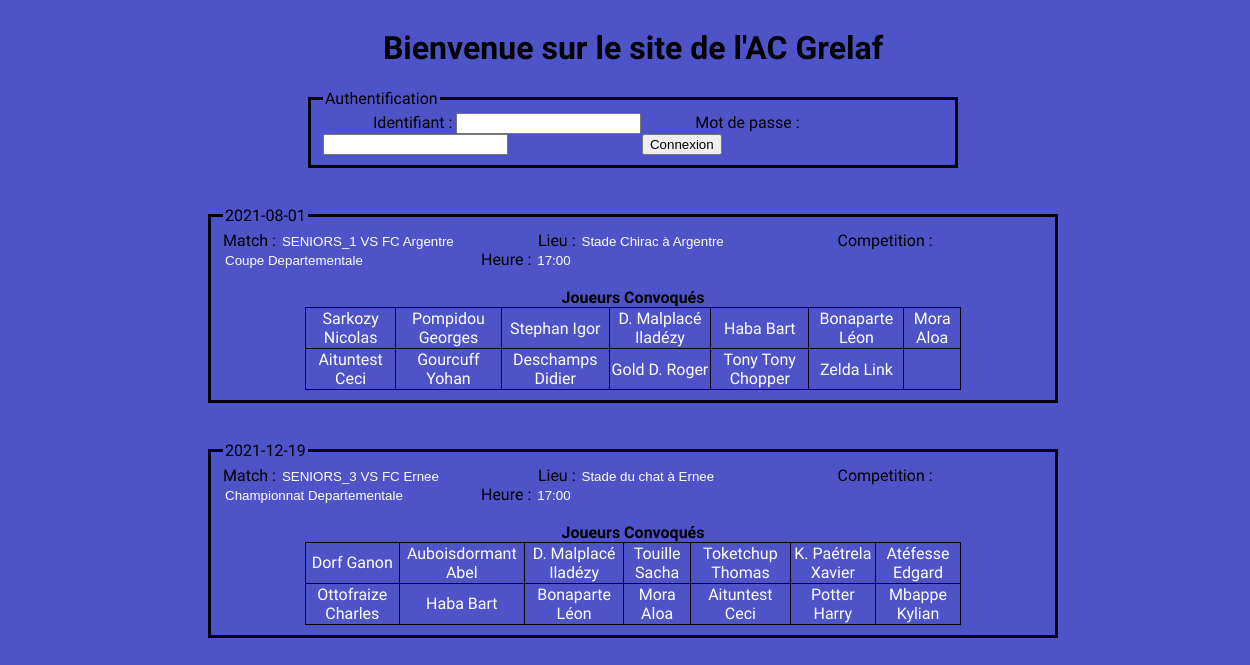
The page / on the database its author committed.
### tables this page shows
CREATE TABLE IF NOT EXISTS `convocations` (
  `date` date NOT NULL,
  `competition` varchar(30) NOT NULL,
  `equipe` varchar(30) NOT NULL,
  `adversaire` varchar(30) NOT NULL,
  `site` varchar(30) NOT NULL,
  `terrain` varchar(30) NOT NULL,
  `heure` time NOT NULL,
  `joueurs` longtext NOT NULL,
  `type` enum('Brouillon','Valider') NOT NULL
);

### index.php (called while the page is built, shortened)
<?php
require_once('controllers/Router.php');
$router = new Router();
$router->routeReq();
?>

### models/modelAccueil.php (called while the page is built, shortened)
<?php
class modelAccueil extends Model
{
	private $_convocations;
	public function __construct()
	{
			$bdd=$this->getBdd();
			$bdd=$bdd->query("SELECT * FROM Convocations WHERE type='Valider'");
			$this->_convocations= $bdd->fetchAll(PDO::FETCH_ASSOC);
	}
	public function GetConvocations(){
		return $this->_convocations;
	}
}
?>

### controllers/ControllerAccueil.php (the view, shortened to what this page needs)
<?php
	require_once('views/View.php');
	require_once('models/modelAccueil.php');
	class ControllerAccueil
	{
		private $_model;
		public function __construct()
		{
				$this->_model = new modelAccueil();
				$this->_view = new View('Accueil');
				$this->_view->generate();
				$this->AfficherConvocations();
		}
		public function AfficherConvocations()
		{
			$Convocations=$this->_model->GetConvocations();
			echo "</br></br><form>";
			foreach ($Convocations as $convocation) {
				$date=$convocation['date'];
				$equipe=$convocation['equipe'];
				$adversaire= $convocation['adversaire'];
				$terrain=$convocation['terrain'];
				$site=$convocation['site'];
				$competition=$convocation['competition'];
				$heure=substr($convocation['heure'],0,-3);
				$joueurs=explode(";", $convocation['joueurs']);
				unset($joueurs[sizeof($joueurs)-1]);
				echo "<fieldset id='accueil2'>
						<legend>$date</legend>
						<label>Match :     </label><input type='text' value='$equipe VS $adversaire' style='width:200px;border:none;background-color:rgba(0, 0, 0, 0);color:#FFFFFF;' disabled/>
						<label style='margin-left:50px'>Lieu :      </label><input type='text' value='$terrain à $site' style='width:200px;border:none;background-color:rgba(0, 0, 0, 0);color:#FFFFFF;' disabled/>
						<label style='margin-left:50px'>Competition :      </label><input type='text' value='$competition' style='width:200px;border:none;background-color:rgba(0, 0, 0, 0);color:#FFFFFF;' disabled/>
						<label style='margin-left:50px'>Heure :      </label><input type='text' value='$heure' style='width:100px;border:none;background-color:rgba(0, 0, 0, 0);color:#FFFFFF' disabled/></br></br>
						<center><label><b>Joueurs Convoqués</b></label></center>
						<table id='tbAccueil'><tr>
							";
							for($i=0;$i<14;++$i)
							{
								if(array_key_exists($i,$joueurs))echo "<td id='tdacceuil'>$joueurs[$i]</td>";
								else echo "<td id='tdacceuil'></td>";
								if($i==6)echo "</tr><tr>";
							}
							echo "
						</tr></table>
					  </fieldset>
					  </br>
					  </br>
					";
			}
		}
	}
?>

### views/viewAccueil.php
<?php $this->_t = 'AC Grelaf'; ?>
		<header>
			<center><h1>Bienvenue sur le site de l'AC Grelaf</h1></center>
		</header>
<form method="post">
				<fieldset id="accueil">
					<legend>Authentification</legend>
					<label style="margin-left: 50px">Identifiant : </label>
					<input type="login" name="login"/>
					<label style="margin-left: 50px">Mot de passe : </label>
					<input type="password" name="pswd" />
					<input type="submit" value="Connexion" name="log" style="margin-left: 130px"/>
				</fieldset>
</form>

### views/template.php (shortened to what this page needs)
<!DOCTYPE html>
<html>
	<head>
		<link rel="stylesheet" href="views/style.css">
	</head>
	<body class="area">
			<ul class="circles">
          	</ul>
	</body>
	<body >
		<div id="corps">
			<?= $content ?>

### controllers/Router.php (shortened to what this page needs)
<?php
require_once('views/View.php');
class Router
{
	public function routeReq()
	{
		try
		{
			if(isset($_POST['Brouillon'])||isset($_POST['ConvocVal']) ||isset($_POST['Supp'])){
				require_once('controllers/ControllerConvocation.php');
				$this->_ctrl = new ControllerConvocation();
			}
			else if(isset($_POST['Delete'])||isset($_POST['MajCSV'])||isset($_POST['AjoutMatch'])){
				require_once('controllers/ControllerCalendrier.php');
				$this->_ctrl = new ControllerCalendrier();
			}
			else if(isset($_POST['NewJoueur'])){
				require_once('controllers/ControllerEffectif.php');
				$this->_ctrl = new ControllerEffectif();
			}
			else if(isset($_POST['modifabs'])){
				require_once('controllers/ControllerPlanning.php');
				$this->_ctrl = new ControllerPlanning();
			}
			else
			{
				require_once('controllers/ControllerAccueil.php');
				$this->_ctrl = new ControllerAccueil();
			}
		}
		catch(Exception $e)
		{
			$errorMsg = $e->getMessage();
			require_once('views/viewError.php');
			$this->_view = new View('Error');
			$this->_view->generate(array('errorMsg' => $errorMsg));
		}
	}
}
?>

### views/View.php (shortened to what this page needs)
<?php
	class View
	{
		private $_file;
		private $_t;
		public function __construct($action)
		{
			$this->_file = 'views/view'.$action.'.php';
		}
		public function generate()
		{
			$content = $this->generateFile($this->_file);
			$view = $this->generateFile('views/template.php',array('t' => $this->_t, 'content' => $content));
			echo $view;
		}
		private function generateFile($file,$data=[])
		{
			if(file_exists($file))
			{
				extract($data);
				require $file;
				return ob_get_clean();
			}
			else
				throw new Exception('Fichier '.$file.' introuvable');
		}
	}
?>

### views/style.css (style rules this page uses)
#corps { position: absolute; width: 100%; height: 100%; }
body { font-family: 'Exo', sans-serif; }
#accueil,#Enregistrement { border: solid 3px; margin-left: 300px; margin-right: 300px; }
#accueil2 { border: solid 3px; margin-left: 200px; margin-right: 200px; }
#tbAccueil { margin-left : auto; margin-right: auto; width: 80%; }
#tbAccueil,#tdacceuil { border-collapse: collapse; border: 1px solid black; }
#tdacceuil { text-align: center; color: #FFFFFF; }
.area { background: #4e54c8; background: -webkit-linear-gradient(to left, #8f94fb, #4e54c8); width: 100%; height:100%; }
.circles { position: absolute; top: 0; left: 0; width: 100%; height: 100%; overflow: hidden; }

### rows shown on the page
convocations: date "2021-08-01", equipe+adversaire "SENIORS_1 VS FC Argentre", terrain+site "Stade Chirac à Argentre", competition "Coupe Departementale", heure "17:00", i "Sarkozy Nicolas", i "Pompidou Georges", i "Stephan Igor", i "D. Malplacé Iladézy", i "Haba Bart", i "Bonaparte Léon", i "Mora Aloa", i "Aituntest Ceci", i "Gourcuff Yohan", i "Deschamps Didier", i "Gold D. Roger", i "Tony Tony Chopper", i "Zelda Link"
convocations: date "2021-12-19", equipe+adversaire "SENIORS_3 VS FC Ernee", terrain+site "Stade du chat à Ernee", competition "Championnat Departementale", heure "17:00", i "Dorf Ganon", i "Auboisdormant Abel", i "D. Malplacé Iladézy", i "Touille Sacha", i "Toketchup Thomas", i "K. Paétrela Xavier", i "Atéfesse Edgard", i "Ottofraize Charles", i "Haba Bart", i "Bonaparte Léon", i "Mora Aloa", i "Aituntest Ceci", i "Potter Harry", i "Mbappe Kylian"
